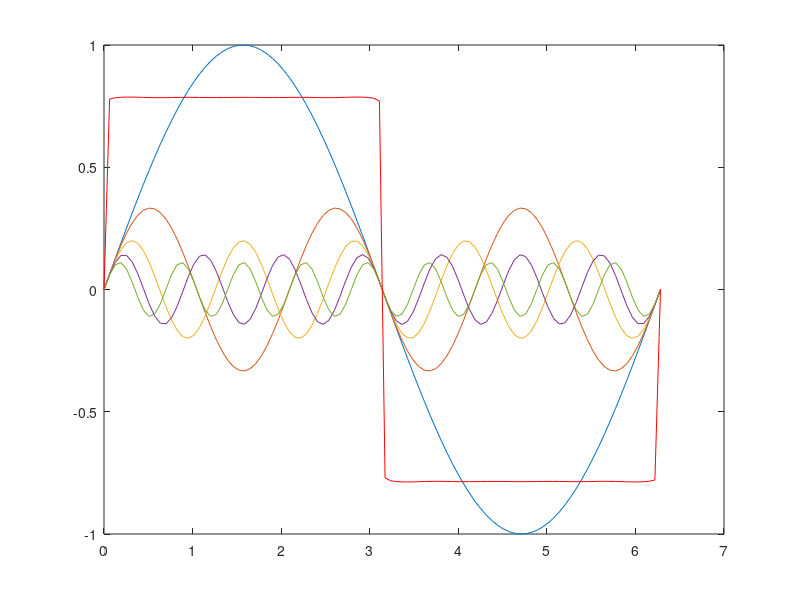

Here is the MATLAB script that generated this plot:
% 
% author: Ke-Wei Ma
% contact: keweima at gmail.com
% summary: replicate Fig 1.2
%

clear all;
clf;

h = 1:2:1000;               % odd-harmonics.  1, 3, 5 ... 1,000
a = 1 ./ h;                 % amplitude.  1/1, 1/3, 1/5 ... 1,000

n = 100;
i = linspace(0, 2*pi, n);   % number of steps

j = h' * i;

y = sin(j) .* repmat(a',1,n); % repmat converts amplitude vector to mirrored columns in new matrix

% Plot the first 5 odd harmonics and then the sum of all 
% the harmonics 

plot(i, y(1,:),
     i, y(2,:),
     i, y(3,:),
     i, y(4,:),
     i, y(5,:),
     i, sum(y),"r");

